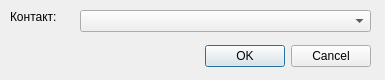
<?xml version="1.0" encoding="UTF-8"?>
<ui version="4.0">
 <class>Dialog</class>
 <widget class="QDialog" name="Dialog">
  <property name="geometry">
   <rect>
    <x>0</x>
    <y>0</y>
    <width>385</width>
    <height>80</height>
   </rect>
  </property>
  <property name="windowTitle">
   <string>Выберите контакт для добавления</string>
  </property>
  <widget class="QDialogButtonBox" name="buttonBox">
   <property name="geometry">
    <rect>
     <x>30</x>
     <y>40</y>
     <width>341</width>
     <height>32</height>
    </rect>
   </property>
   <property name="orientation">
    <enum>Qt::Horizontal</enum>
   </property>
   <property name="standardButtons">
    <set>QDialogButtonBox::Cancel|QDialogButtonBox::Ok</set>
   </property>
  </widget>
  <widget class="QLabel" name="label_contact">
   <property name="geometry">
    <rect>
     <x>10</x>
     <y>10</y>
     <width>47</width>
     <height>13</height>
    </rect>
   </property>
   <property name="text">
    <string>Контакт:</string>
   </property>
  </widget>
  <widget class="QComboBox" name="comboBox_contacts">
   <property name="geometry">
    <rect>
     <x>80</x>
     <y>10</y>
     <width>291</width>
     <height>22</height>
    </rect>
   </property>
  </widget>
 </widget>
 <resources/>
 <connections>
  <connection>
   <sender>buttonBox</sender>
   <signal>accepted()</signal>
   <receiver>Dialog</receiver>
   <slot>accept()</slot>
   <hints>
    <hint type="sourcelabel">
     <x>248</x>
     <y>254</y>
    </hint>
    <hint type="destinationlabel">
     <x>157</x>
     <y>274</y>
    </hint>
   </hints>
  </connection>
  <connection>
   <sender>buttonBox</sender>
   <signal>rejected()</signal>
   <receiver>Dialog</receiver>
   <slot>reject()</slot>
   <hints>
    <hint type="sourcelabel">
     <x>316</x>
     <y>260</y>
    </hint>
    <hint type="destinationlabel">
     <x>286</x>
     <y>274</y>
    </hint>
   </hints>
  </connection>
 </connections>
</ui>
